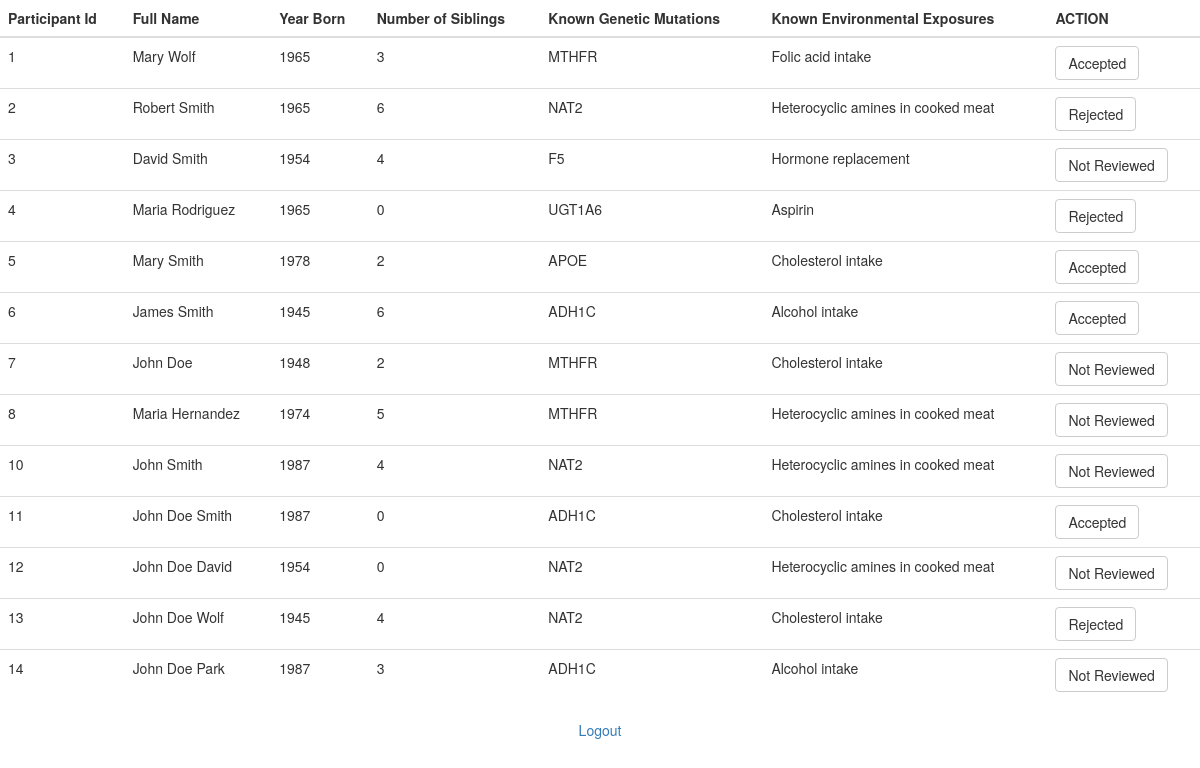
The app's page /participants/ (signed in), older data.
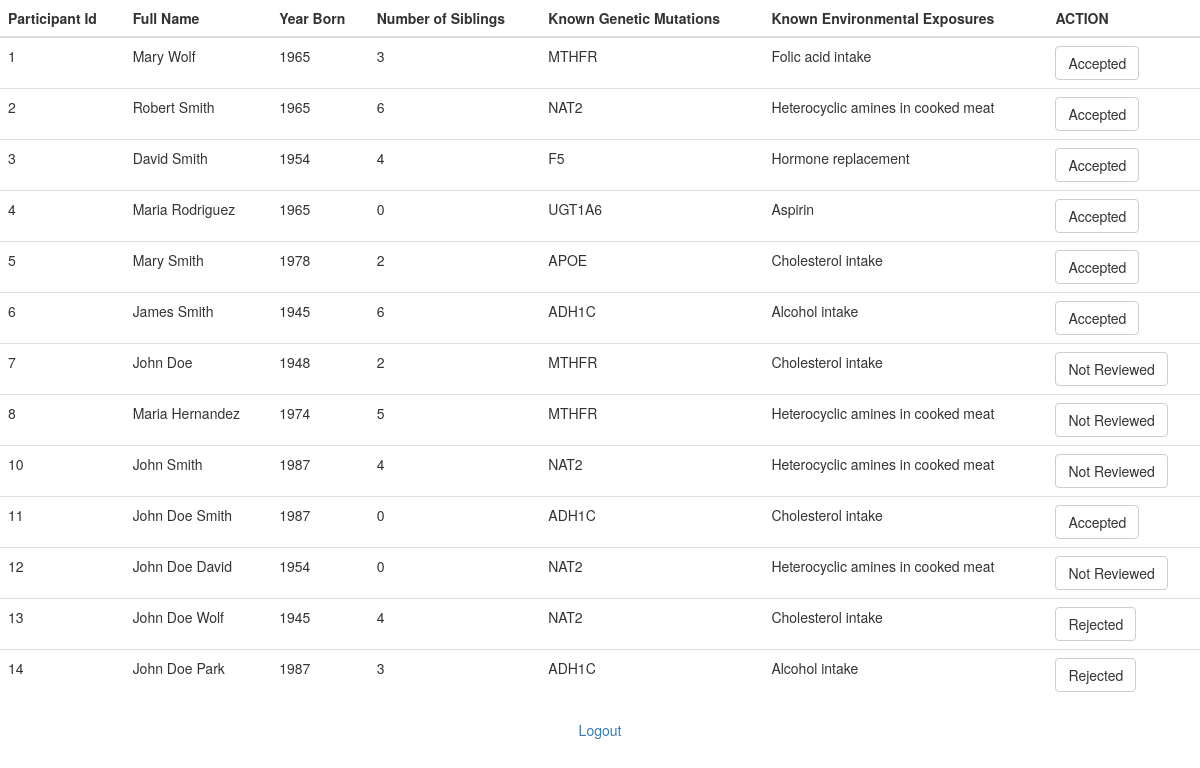
The same page, newer data.
### participants/models.py (models this page shows, shortened)
class Participant(models.Model):
    name = models.CharField(max_length=80)
    year_born = models.PositiveIntegerField(null=True)
    number_of_siblings = models.PositiveIntegerField(null=True)
    genetic_mutations = models.CharField(max_length=200)
    environmental_exposures = models.CharField(max_length=200)
    status = models.CharField(max_length=14, choices=ACTIONS, default='Not Reviewed')

### participants/views.py (the view)
@login_required(login_url="/login/")
def list(request):
    if request.method == 'POST':
        pid = request.POST.get("participantId")
        action = request.POST.get("action")
        taget = Participant.objects.get(id=int(pid))
        taget.status = action
        taget.save()
        return redirect('/participants')
    else:
        list = Participant.objects.all()
        context = { 'list' : list }
        return render(request, 'list.html', context)

### participants/templates/list.html (shortened to what this page needs)
<!DOCTYPE html>
<html>
<link rel="stylesheet" type="text/css"
  href="http://netdna.bootstrapcdn.com/bootstrap/3.0.0/css/bootstrap.min.css">
<body>
<form method="POST" action="/participants/" id="listForm" class="listForm">
 <table id="myTable" class="table table-hover">
    <thead>
      <tr>
        <th>Participant Id</th>
        <th>Full Name</th>
        <th>Year Born</th>
        <th>Number of Siblings</th>
        <th>Known Genetic Mutations</th>
        <th>Known Environmental Exposures</th>
        <th>ACTION</th>
      </tr>
    </thead>
    <tbody>
        {% for participant in list %}
      <tr>
          <td>{{ participant.id }}</td>
        <td>{{ participant.name }}</td>
        <td>{{ participant.year_born }}</td>
        <td>{{ participant.number_of_siblings }}</td>
        <td>{{ participant.genetic_mutations }}</td>
        <td>{{ participant.environmental_exposures }}</td>
        <td class="dropdown"><a class="btn btn-default actionButton"
          data-toggle="dropdown" href="#">{{ participant.status }}</a></td>
      </tr>
      {% endfor %}
    </tbody>
  </table>
  <p class="bs-component">
      <center>
          <a href="/logout/">Logout</a>
      </center>
  </p>
</form>
</body>
</html>

Row changes from the older to the newer data that the page shows:
changed Participant "Robert Smith": status "Rejected" → "Accepted"
changed Participant "David Smith": status "Not Reviewed" → "Accepted"
changed Participant "Maria Rodriguez": status "Rejected" → "Accepted"
changed Participant "John Doe Park": status "Not Reviewed" → "Rejected"
